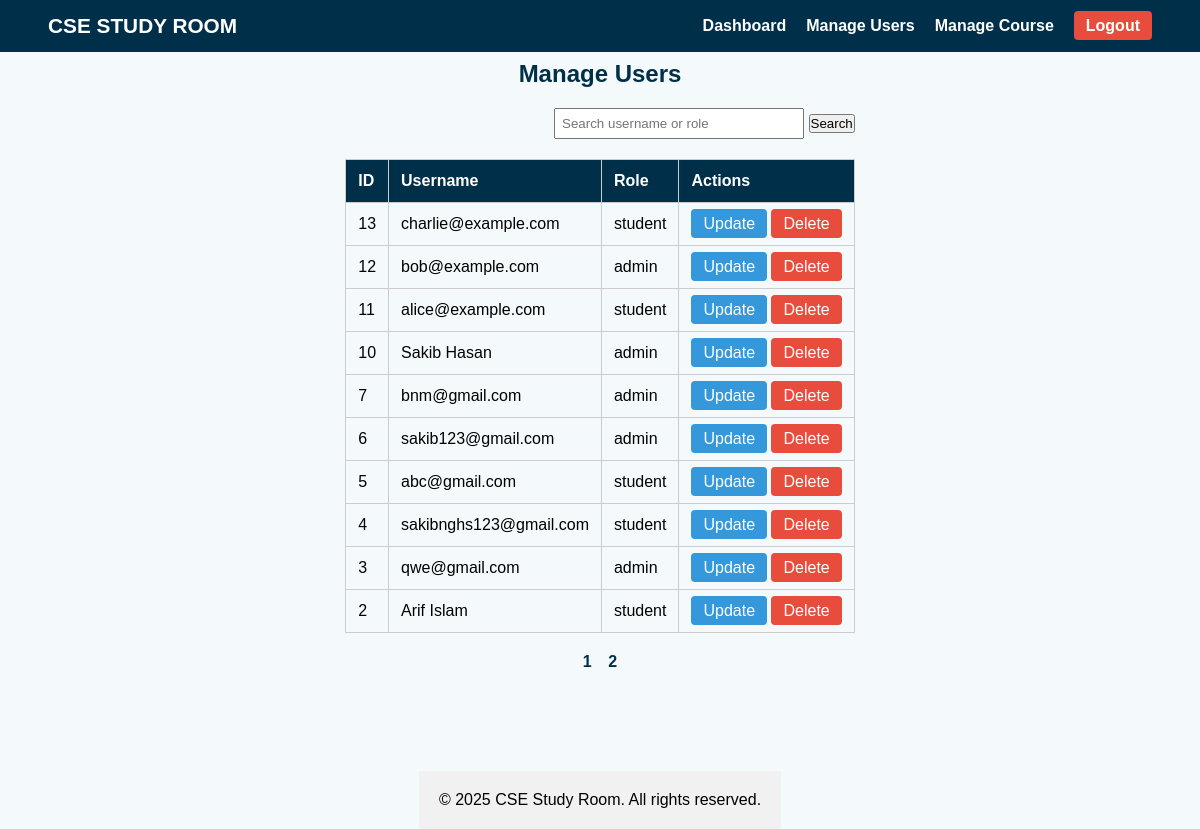
Page /admin/manage_users.php (signed in) on the committed database.
### tables this page shows
CREATE TABLE `users` (
  `id` int(11) NOT NULL,
  `username` varchar(100) NOT NULL,
  `password` varchar(255) NOT NULL,
  `role` enum('student','admin') NOT NULL DEFAULT 'student',
  `created_at` timestamp NOT NULL DEFAULT current_timestamp()
);

### admin/manage_users.php (the view, shortened to what this page needs)
<?php
require_once '../db.php';
$search = $_GET['search'] ?? '';
$search_query = "";
$params = [];
$limit = 10;
$page = isset($_GET['page']) ? max(1, intval($_GET['page'])) : 1;
$offset = ($page - 1) * $limit;
$count_sql = "SELECT COUNT(*) FROM users $search_query";
$count_stmt = $conn->prepare($count_sql);
$count_stmt->execute();
$count_stmt->bind_result($total_users);
$total_pages = ceil($total_users / $limit);
$user_sql = "SELECT id, username, role FROM users $search_query ORDER BY id DESC LIMIT ?, ?";
$stmt = $conn->prepare($user_sql);
if (!empty($params)) {
    $types = str_repeat("s", count($params)) . "ii";
    $bindValues = array_merge($params, [$offset, $limit]);
    $stmt->bind_param($types, ...$bindValues);
} else {
    $stmt->bind_param("ii", $offset, $limit);
}
$stmt->execute();
$result = $stmt->get_result();
?>
<!DOCTYPE html>
<html lang="en">
<head>
  <link rel="stylesheet" href="../assets/css/dashboard.css">
</head>
<body>
  <nav class="nav">
    <div class="nav__brand">CSE STUDY ROOM</div>
    <ul class="nav__links">
      <li><a href="../admin/dashboard.php">Dashboard</a></li>
      <li><a href="manage_users.php">Manage Users</a></li>
       <li><a href="../admin/manage_courses.php">Manage Course</a></li>
      <li><a href="../auth/logout.php" class="nav__logout">Logout</a></li>
    </ul>
  </nav>
  <div class="container">
    <h2>Manage Users</h2>
    <div class="search-bar">
      <form method="GET">
        <input type="text" name="search" value="<?= htmlspecialchars($search) ?>" placeholder="Search username or role">
        <button type="submit">Search</button>
      </form>
    </div>
    <table>
      <tr>
        <th>ID</th>
        <th>Username</th>
        <th>Role</th>
        <th>Actions</th>
      </tr>
      <?php while ($row = $result->fetch_assoc()): ?>
        <tr>
          <td><?= $row['id'] ?></td>
          <td><?= htmlspecialchars($row['username']) ?></td>
          <td><?= htmlspecialchars($row['role']) ?></td>
          <td>
            <a href="update_user.php?id=<?= $row['id'] ?>" class="btn btn-update">Update</a>
            <a href="manage_users.php?delete_id=<?= $row['id'] ?>" class="btn btn-delete" onclick="return confirm('Are you sure you want to delete this user?')">Delete</a>
          </td>
        </tr>
      <?php endwhile; ?>
    </table>
    <div class="pagination">
      <?php for ($i = 1; $i <= $total_pages; $i++): ?>
        <a href="?page=<?= $i ?>&search=<?= urlencode($search) ?>"><?= $i ?></a>
      <?php endfor; ?>
    </div>
  </div>
</body>
</html>
<?php require_once '../includes/footer.php'; ?>

### includes/footer.php
<footer style="background-color: #f1f1f1; text-align: center; padding: 20px; margin-top: 40px;">
    <p>&copy; <?= date('Y') ?> CSE Study Room. All rights reserved.</p>
</footer>
</body>
</html>

### assets/css/dashboard.css (style rules this page uses)
* { margin: 0; padding: 0; box-sizing: border-box; }
body { font-family: 'Hind Siliguri', sans-serif; background: #f4f9fc; display: flex; flex-direction: column; align-items: center; min-height: 100vh; }
.nav { width: 100%; background: #003049; padding: 14px 0; display: flex; justify-content: center; align-items: center; position: fixed; top: 0; left: 0; z-index: 1000; }
.nav__brand { font-size: 1.5rem; color: #fff; font-weight: bold; margin-right: auto; padding-left: 24px; }
.nav__links { list-style: none; display: flex; gap: 20px; margin-right: 24px; }
.nav__links li a { text-decoration: none; color: #fff; font-size: 1rem; font-weight: bold; transition: color 0.3s ease; }
.nav__logout { background: #e74c3c; padding: 8px 16px; border-radius: 5px; color: #fff; transition: background 0.3s ease; }

### admin/manage_users.php (style rules this page uses)
.container { padding: 60px 20px; max-width: 1000px; margin: auto; }
h2 { text-align: center; margin-bottom: 20px; color: #003049; }
table { width: 100%; border-collapse: collapse; margin-top: 20px; }
th, td { padding: 12px; border: 1px solid #ccc; text-align: left; }
th { background-color: #003049; color: #fff; }
.btn { padding: 6px 12px; border: none; border-radius: 4px; text-decoration: none; color: #fff; cursor: pointer; }
.btn-delete { background-color: #e74c3c; }
.btn-update { background-color: #3498db; }
.pagination { margin-top: 20px; text-align: center; }
.pagination a { margin: 0 6px; text-decoration: none; color: #003049; font-weight: bold; }
.search-bar { margin-top: 20px; text-align: right; }
.search-bar input { padding: 6px; width: 250px; }
.nav { width: 100%; background: #003049; padding: 14px 0; display: flex; justify-content: space-between; align-items: center; color: white; padding-left: 24px; padding-right: 24px; }
.nav__brand { font-size: 1.3rem; font-weight: bold; }
.nav__links { list-style: none; display: flex; gap: 20px; }
.nav__links a { color: white; text-decoration: none; font-weight: bold; }
.nav__logout { background: #e74c3c; padding: 6px 12px; border-radius: 4px; }

### rows in the picture
users: id "13", username "charlie@example.com", role "student"
users: id "12", username "bob@example.com", role "admin"
users: id "11", username "alice@example.com", role "student"
users: id "10", username "Sakib Hasan", role "admin"
users: id "7", username "bnm@gmail.com", role "admin"
users: id "6", username "sakib123@gmail.com", role "admin"
users: id "5", username "abc@gmail.com", role "student"
users: id "4", username "sakibnghs123@gmail.com", role "student"
users: id "3", username "qwe@gmail.com", role "admin"
users: id "2", username "Arif Islam", role "student"
